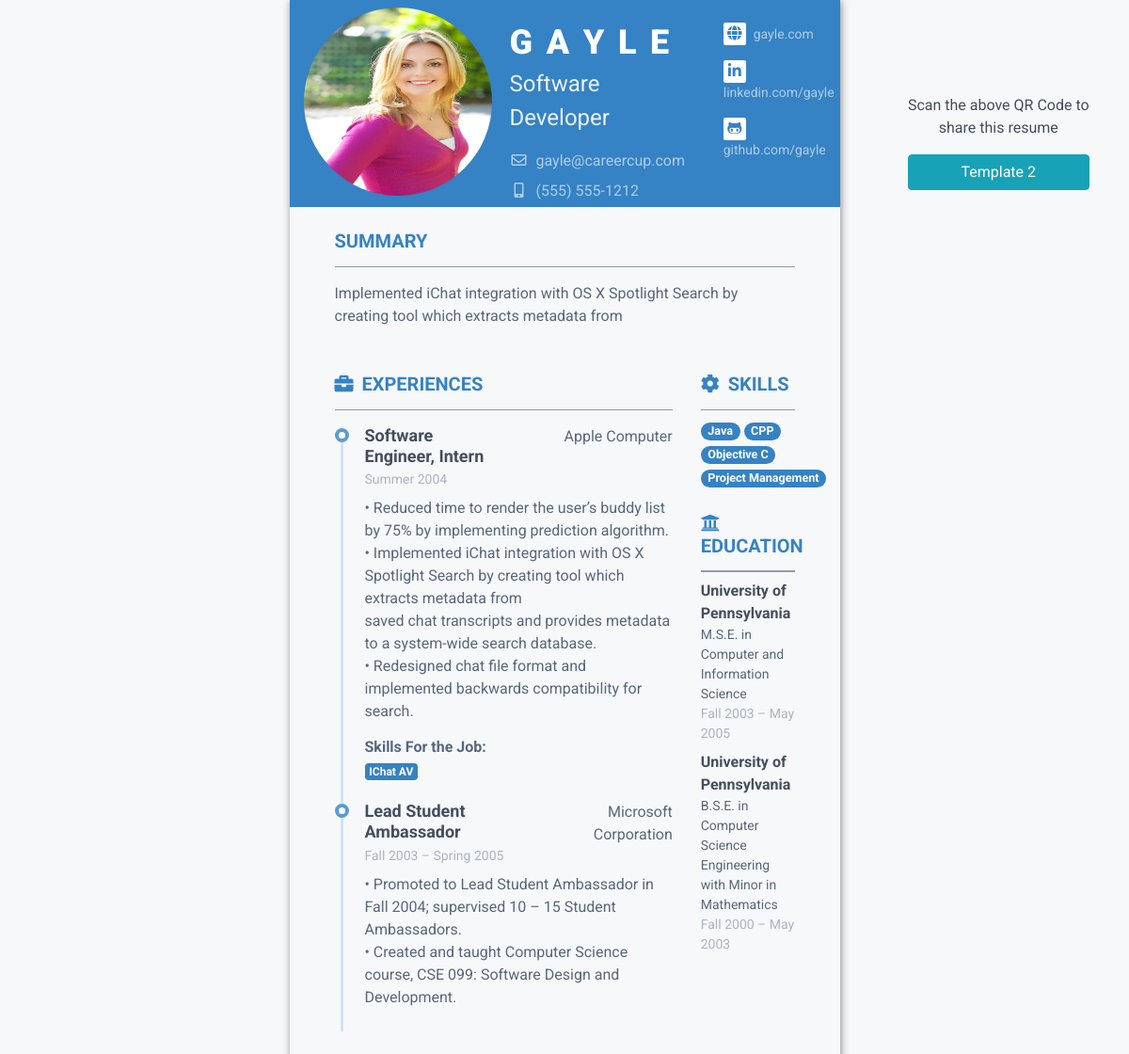
Page /resume/share/NPBVEDOL on the committed database.
### cvbuilder/models.py (models this page shows, shortened)
class Resume(models.Model):
    user = models.OneToOneField(settings.AUTH_USER_MODEL, on_delete=models.CASCADE, primary_key=True)
    image = models.ImageField(upload_to='cv_images', null=True, blank=True)
    name = models.CharField(max_length=255, blank=True, verbose_name='Name-Surname')
    description = models.CharField(max_length=255, blank=True)
    telephone = models.CharField(max_length=255, blank=True)
    email = models.EmailField(blank=True)
    career_summary = models.TextField(blank=True, verbose_name='Career Summary')
    linkedin = models.CharField(max_length=255, blank=True)
    github = models.CharField(max_length=255, blank=True)
    website = models.CharField(max_length=255, blank=True)
    template = models.ForeignKey(Template, on_delete=models.CASCADE, null=True, blank=True)
    code = models.CharField(max_length=8, default="", blank=True, unique=True)
    class Meta:
        verbose_name = 'Resume'
        verbose_name_plural = 'Resumes'

class Experience(models.Model):
    title = models.CharField(max_length=255)
    company = models.CharField(max_length=255)
    duration = models.CharField(max_length=255)
    text = models.TextField(blank=True)
    tech = models.TextField(blank=True)
    resume = models.ForeignKey(Resume, on_delete=models.CASCADE, related_name='experiences')
    order = models.IntegerField(blank=False, default=100_000)
    def tech_as_list(self):
        tech_list = ""
        if not self.tech == "":
            tech_list = self.tech.replace(", ", ",").split(',')
            tech_list = [x[0].upper() + x[1:] for x in tech_list]
        return tech_list
    class Meta:
        verbose_name = 'Experience'
        verbose_name_plural = 'Experiences'

class Skill(models.Model):
    title = models.CharField(max_length=38)
    resume = models.ForeignKey(Resume, on_delete=models.CASCADE, related_name='skills')
    order = models.IntegerField(blank=False, default=100_000)
    class Meta:
        verbose_name = 'Skill'
        verbose_name_plural = 'Skills'

class Education(models.Model):
    title = models.CharField(max_length=255)
    description = models.CharField(max_length=255, verbose_name='Department')
    duration = models.CharField(max_length=255)
    resume = models.ForeignKey(Resume, on_delete=models.CASCADE, related_name='educations')
    order = models.IntegerField(blank=False, default=100_000)
    class Meta:
        verbose_name = 'Education'
        verbose_name_plural = 'Educations'

### cvbuilder/views.py (the view)
# urls.py: path('share/<str:code>', views.SharedResumePreview.as_view(), name='SharedResumePreview'),
class SharedResumePreview(View):
    def get(self, request, code):
        resume = Resume.objects.get(code=code)
        template = resume.template
        template_name = 'cvbuilder/resumes/default.html'
        color = 'blue'
        if not template is None:
            if not template.name == "":
                template_name = 'cvbuilder/resumes/' + template.name.split(" ")[0].lower() + '.html'
                color = template.name.split(" ")[1]
        ctx = {
            'resume': resume,
            'experiences': resume.experiences.all().order_by('order'),
            'skills': resume.skills.all().order_by('order'),
            'educations': resume.educations.all().order_by('order'),
            'languages': resume.languages.all().order_by('order'),
            'achievements': resume.achievements.all().order_by('order'),
            'publications': resume.publications.all().order_by('order'),
            'shared_view': 1,
            'color': color.lower(),
        }
        return render(request, template_name, ctx)

### cvbuilder/templates/cvbuilder/resumes/default.html (shortened to what this page needs)
{% load static %}
<!DOCTYPE html>
<html lang="en">
<head>
  <link rel="stylesheet" href="https://cdn.jsdelivr.net/npm/bootstrap@4.6.1/dist/css/bootstrap.min.css">
    <link rel="stylesheet" href="https://cdnjs.cloudflare.com/ajax/libs/font-awesome/5.15.2/css/all.min.css">
    <link rel="stylesheet" href="{%  static '/cvbuilder/default_'|add:color|add:'.css' %}">
</head>
<body>
    <div class="row">
        <div class="col-3"></div>
        <div class="col-6">
            <div id="resume">
                 <header class="resume-header pt-md-0" id="print">
                <div class="row">
                    <div class="col-9">
                        <div class="row" style="padding-left:15.2px;">
                            <div class="col-5 mt-2">
                                {% if resume.image %}
                                    <img src="{{ resume.image.url }}" class="rounded-circle" alt="Profile" width="200px" height="200px">
                                {% endif %}
                            </div>
                            <div class="pl-5 mt-4 col-7">
                                <h1 class="name mt-0 mb-1 text-white text-uppercase">{{ resume.name }}</h1>
                                {% if resume.description %}
                                    <div class="title mb-3">{{ resume.description }}</div>
                                {% endif %}
                                <ul class="list-unstyled">
                                    {% if resume.email %}
                                        <li class="mb-2"><a href="mailto: {{ resume.email }}"><i class="far fa-envelope fa-fw mr-2" data-fa-transform="grow-3"></i>{{ resume.email }}</a></li>
                                    {% endif %}
                                    {% if resume.telephone %}
                                        <li><a href="tel: {{resume.telephone}}"><i class="fas fa-mobile-alt fa-fw mr-2" data-fa-transform="grow-6"></i>{{ resume.telephone }}</a></li>
                                    {% endif %}
                                </ul>
                            </div>
                        </div>
                    </div>
                    <div class="col-3 mt-4">
                        <ul class="resume-social list-unstyled">
                            {% if resume.website %}
                                <li class="mb-3"><a href="https://{{resume.website}}"><span class="fa-container text-center mr-2"><i class="fas fa-globe"></i></span>{{resume.website}}</a></li>
                            {% endif %}
                            {% if resume.linkedin %}
                                <li class="mb-3"><a href="https://{{resume.linkedin}}"><span class="fa-container text-center mr-2"><i class="fab fa-linkedin-in fa-fw"></i></span>{{resume.linkedin}}</a></li>
                            {% endif %}
                            {% if resume.github %}
                                <li class="mb-3"><a href="https://{{resume.github}}" rel="noreferrer" target="_blank"><span class="fa-container text-center mr-2"><i class="fab fa-github-alt fa-fw"></i></span>{{resume.github}}</a></li>
                            {% endif %}
                        </ul>
                    </div>
                </div>
            </header>
            <div class="resume-body pl-5 pr-5 pb-5 pt-4">
            	{% if resume.career_summary %}
                <section class="resume-section summary-section mb-4">
                    <h2 class="resume-section-title text-uppercase font-weight-bold pb-3 mb-3">Summary</h2>
                    <div class="resume-section-content">
                        <p class="mb-0">{{resume.career_summary|safe}}</p>
                    </div>
                </section>
                {% endif %}
                <div class="row">
                    <div class="col-9">
                        {% if experiences %}
                        <section class="resume-section experience-section">
                            <h2 class="resume-section-title text-uppercase font-weight-bold pb-3 mb-3"><i class="fas fa-briefcase mr-1"></i> Experiences</h2>
                            <div class="resume-section-content">
                                <div class="resume-timeline position-relative">
                                    {% for experience in experiences %}
                                    <article class="resume-timeline-item position-relative pb-1">
                                        <div class="resume-timeline-item-header mb-2">
                                            <div class="row">
                                                <h3 class="resume-position-title font-weight-bold mb-1 col-6">
                                                    {{ experience.title }}
                                                </h3>
                                                <div class="col-6" style="text-align: right;">
                                                    {{ experience.company }}
                                                </div>
                                            </div>
                                            <div class="resume-position-time">{{ experience.duration }}</div>
                                        </div>
                                        <div class="resume-timeline-item-desc">
                                            <p>{{experience.text|safe}}</p>
                                            {% if experience.tech != "" %}
                                                <h4 class="resume-timeline-item-desc-heading font-weight-bold mb-1">Skills For the Job:</h4>
                                                <ul class="list-inline">
                                                    {% for tech in experience.tech_as_list %}
                                                        <li class="list-inline-item ml-0 mr-0"><span class="badge badge-primary" style="border:0px;">{{tech}}</span></li>
                                                    {% endfor %}
                                                </ul>
                                            {% endif %}
                                        </div>
                                    </article>
                                    {% endfor %}
                                </div>
                            </div>
                        </section>
                        {% endif %}
                    </div>
                    <div class="col-3">
                        {% if skills %}
                            <section class="resume-section skills-section mb-4">
                                <h2 class="resume-section-title text-uppercase font-weight-bold pb-3 mb-2"><i class="fas fa-cog mr-1"></i> Skills</h2>
                                <div class="resume-section-content">
                                    <ul class="list-inline">
                                        {% for skill in skills %}
                                            <li class="list-inline-item ml-0 mr-0" style="font-size:1.05em;">
                                                <span class="badge badge-primary badge-pill" style="border:0px;">{{skill.title}}</span>
                                            </li>
                                        {% endfor %}
                                    </ul>
                                </div>
                            </section>
                        {% endif %}
                        {% if educations %}
                            <section class="resume-section education-section mb-4">
                                <h2 class="resume-section-title text-uppercase font-weight-bold pb-3 mb-2"><i class="fas fa-university mr-1"></i> Education</h2>
                                <div class="resume-section-content">
                                    <ul class="list-unstyled">
                                        {% for education in educations %}
                                            <li class="mb-2">
                                                <div class="resume-degree font-weight-bold">{{education.title}}</div>
                                                <div class="resume-degree-org">{{education.description}}</div>
                                                <div class="resume-degree-time">{{education.duration}}</div>
                                            </li>
                                        {% endfor %}
                                    </ul>
                                </div>
                            </section>
                        {% endif %}
                    </div>
                </div>
            </div>
            </div>
        </div>
        <div class="col-3" id="qrsection">
                    <div>
                        <div style="text-align: center"><p>Scan the above QR Code to <br>share this resume</p></div>
                         <div style="text-align: center"><a class="btn btn-info btn-block" href="{% url 'cvbuilder:ResumePreviewv2' %}">Template 2</a></div>
                    </div>
        </div>
</body>
</html>

### cvbuilder/templates/cvbuilder/resumes/default.html (style rules this page uses)
body { margin-bottom: 100px; }
#resume { box-shadow: 1px 1px 8px #888888; }
#qrsection { margin-top: 100px; display: flex; flex-direction: row; justify-content: center; }

### rows in the picture
Resume: image (picture), name "G A Y L E", description "Software Developer", email "gayle@careercup.com", telephone "(555) 555-1212", website "gayle.com", linkedin "linkedin.com/gayle", github "github.com/gayle", career_summary "Implemented iChat integration with OS X Spotlight Search by creating tool which extracts metadata from"
Experience: title "Software Engineer, Intern", company "Apple Computer", duration "Summer 2004", text "• Reduced time to render the user’s buddy list by 75% by implementing prediction algorithm. • Implemented iChat integration with OS X Spotlight Search by creating tool which extracts metadata from saved chat transcripts and provides metadata to a system-wide search database. • Redesigned chat file format and implemented backwards compatibility for search.", tech_as_list "IChat AV"
Experience: title "Lead Student Ambassador", company "Microsoft Corporation", duration "Fall 2003 – Spring 2005", text "• Promoted to Lead Student Ambassador in Fall 2004; supervised 10 – 15 Student Ambassadors. • Created and taught Computer Science course, CSE 099: Software Design and Development."
Skill: title "Java"
Skill: title "CPP"
Skill: title "Objective C"
Skill: title "Project Management"
Education: title "University of Pennsylvania", description "M.S.E. in Computer and Information Science", duration "Fall 2003 – May 2005"
Education: title "University of Pennsylvania", description "B.S.E. in Computer Science Engineering with Minor in Mathematics", duration "Fall 2000 – May 2003"
